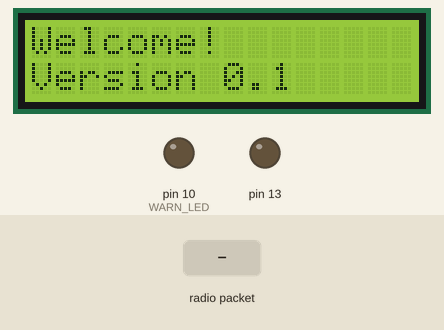
Simulated run of this sketch. Board: Arduino Uno, built with avr-gcc and run on an emulated ATmega328P. Shown: 16×2 character LCD, output pins drawn as LEDs (lit = HIGH). The inputs (shaded band) are chosen by the test bench. No radio packets arrive unless stated; what the sketch prints to the serial monitor is not drawn.

Above: at 0.1 s.
At 3.7 s:
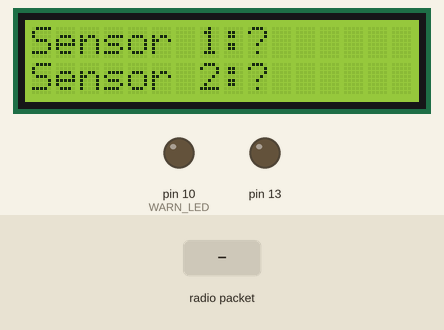
3.8 s: radio packet "0" arrives
Timing chart, 0 to 6.8 s (numbered marks = the images above; inputs shaded):
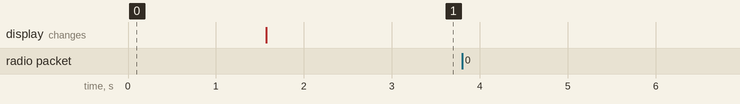

Measured:
- after the input at 3.8 s, every drawn part: stays the same

The sketch:

receiver.ino
```cpp
// (licence header left out)
#include <VirtualWire.h>
#include <LiquidCrystal.h>

// Pins for the LCD module
#define LCD_ROWS   2
#define LCD_COLS   16
#define LCD_RS     9
#define LCD_ENABLE 8
#define LCD_DATA4  5
#define LCD_DATA5  4
#define LCD_DATA6  3
#define LCD_DATA7  2

// Pin for the radio receiver
#define RX_PIN  12
// Baud rate for the radio receiver
#define RX_BAUD 4000

// Measured distance for warning in centimeters
#define WARN_DISTANCE 15
#define WARN_LED      10

// Global variables
boolean isTooClose1 = false;
boolean isTooClose2 = false;

// Initialize the library with the numbers of the interface pins
LiquidCrystal lcd(LCD_RS, LCD_ENABLE, LCD_DATA4, LCD_DATA5, LCD_DATA6, LCD_DATA7);

void setup()
{
    // Set up the serial port
    Serial.begin(9600);

    // set up the LCD's number of columns and rows:
    lcd.begin(LCD_COLS, LCD_ROWS);
    // Print a message to the LCD.
    lcd.write("Welcome!");
    Serial.println("Welcome");

    lcd.setCursor(0, 1);
    lcd.write("Version 0.1");
    delay(1500);

    vw_set_rx_pin(RX_PIN);
    vw_setup(RX_BAUD);
    pinMode(13, OUTPUT);
    pinMode(WARN_LED, OUTPUT);

    vw_rx_start();       // Start the receiver PLL running

    // Clear the display
    lcd.clear(); lcd.home();

    // Print a couple of "labels"
    lcd.setCursor(0, 0);
    lcd.write("Sensor 1:");
    lcd.setCursor(9, 0);
    lcd.write("?");
    lcd.setCursor(0, 1);
    lcd.write("Sensor 2:");
    lcd.setCursor(9, 1);
    lcd.write("?");

    delay(1000);
    Serial.println("Ready");

}

void loop()
{
    uint8_t buf[VW_MAX_MESSAGE_LEN];
    uint8_t buflen = VW_MAX_MESSAGE_LEN;
    char msg[VW_MAX_MESSAGE_LEN];
    String result;

    memset(msg, 0, sizeof(msg));
    if (vw_get_message(buf, &buflen)) // Non-blocking
    {
      // For debug purposes - print result on serial port
      int i = 0;
      for (i = 0; i < buflen; i++) {
        msg[i] = buf[i];
      }
      msg[++i] = '\0';
      Serial.print(msg);
      Serial.println();

      // Check if there is anything to do
      if(buf[0]=='0' && buf[2] == '1'){
        digitalWrite(13,1);
        result = String( msg );
        result = result.substring(4);
        result.toCharArray(msg, strlen(msg));
        lcd.setCursor(9, 0);
        lcd.write( msg );
        lcd.write( "cm " );
        Serial.print(msg);
        Serial.println("cm");

        if ( atoi(msg) < WARN_DISTANCE ) {
          isTooClose1 = true;
        } else {
          isTooClose1 = false;
        }
      }
      if(buf[0]=='0' && buf[2] == '2'){
        digitalWrite(13,1);
        result = String( msg );
        result = result.substring(4);
        result.toCharArray(msg, strlen(msg));
        lcd.setCursor(9, 1);
        lcd.write( msg );
        lcd.write( "cm " );
        Serial.print(msg);
        Serial.println("cm");
        if ( atoi(msg) < WARN_DISTANCE ) {
          isTooClose2 = true;
        } else {
          isTooClose2 = false;
        }
      }
    }

    if ( isTooClose1 == true || isTooClose2 == true) {
      digitalWrite(WARN_LED, 1);
    } else {
      digitalWrite(WARN_LED, 0);
    }

    delay(50);
}
```
